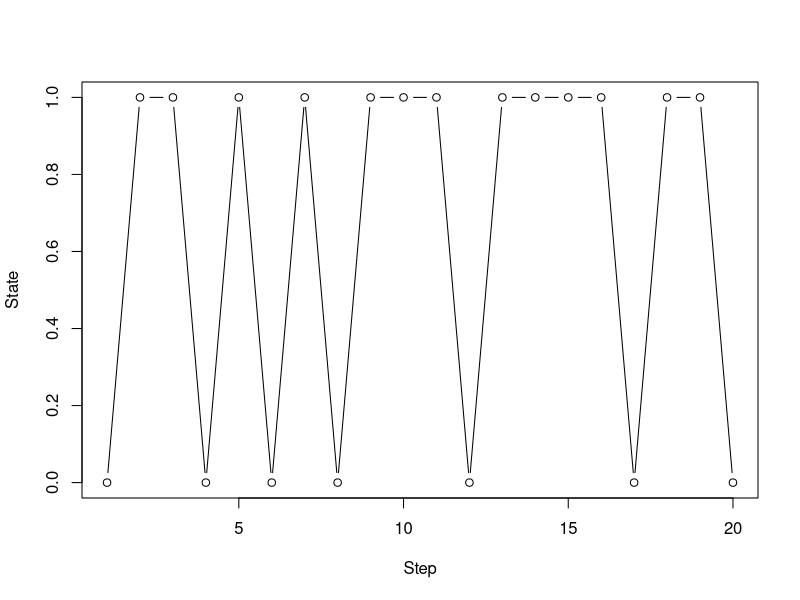
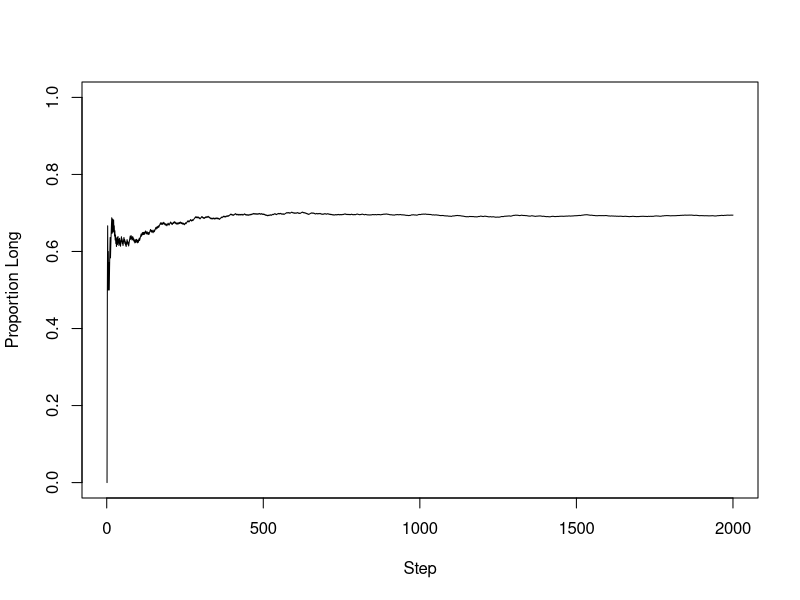
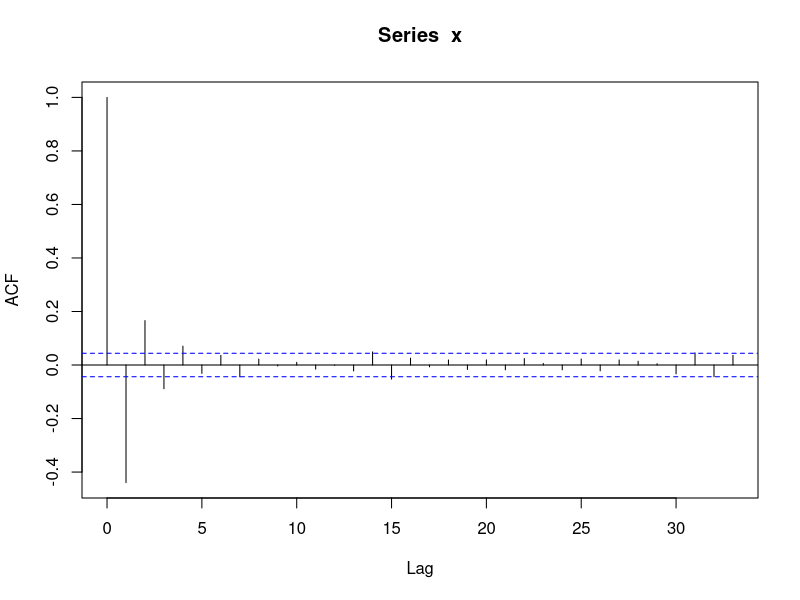
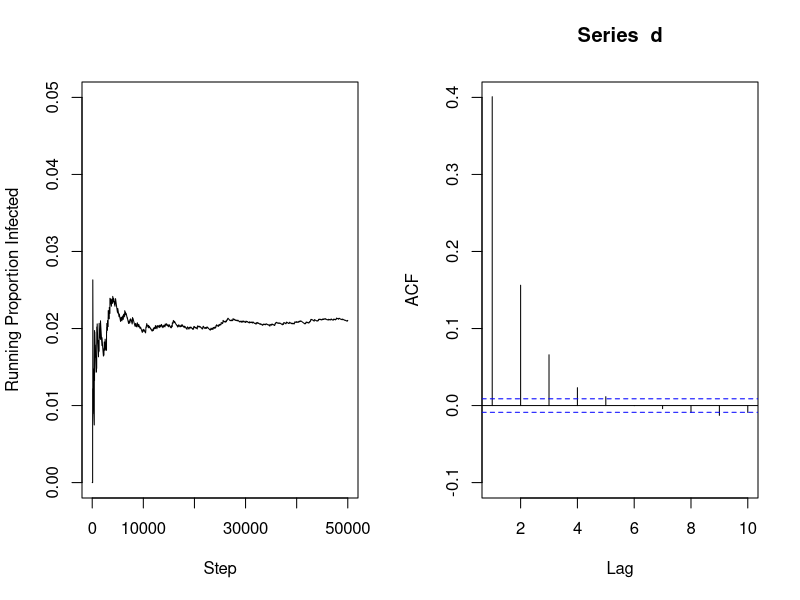

Here is the R script that generated these plots, in order:
### Suess & Trumbo
### Introduction to Probability 
### Simulation and Gibbs Sampling 
### with R
### Chapter 6


## Example 6.1

# Preliminaries
# set.seed(1237)
m = 2000;  n = 1:m;  x = numeric(m);  x[1] = 0
alpha = 1;  beta = 0.44

# Simulation
for (i in 2:m)
{
   if (x[i-1]==0)  x[i] = rbinom(1, 1, alpha)
   else            x[i] = rbinom(1, 1, 1 - beta)
}
y = cumsum(x)/n             # Running fractions of Long eruptions

# Results
y[m]       # Fraction of Long eruptions among m.  Same as: mean(x)
a = sum(x[1:(m-1)]==0 & x[2:m]==1);  a  # No. of cycles
m/a                                     # Average cycle length
plot(x[1:20], type="b", xlab="Step", ylab="State")  # Similar to Fig. 6.3

# ---- (New plot, similar to Fig. 6.4)
plot(y, type="l", ylim=c(0,1), xlab="Step", ylab="Proportion Long")

# ---- (New plot, similar to Fig. 6.5; additional output)
acf(x) # Autocorrelation plot
acf(x, plot=F) # Printed output



## Example 6.2

P = matrix(c(    0,   1,
                 .44, .56), nrow=2, ncol=2, byrow=T)
P
P2  = P %*% P;   P2
P4  = P2 %*% P2; P4
P8  = P4 %*% P4; P8
P16 = P8 %*% P8; P16



## Example 6.5

# set.seed(12)
m = 50000
eta = .99; theta = .97          # T|D
gamma = .4024;  delta = .9998   # D|T
d = numeric(m);  d[1] = 0       # vector of D's; start at 0
t = numeric (m)                 # vector of T's

for (n in 2:m)
{
  if (d[n-1]==1)  t[n-1] = rbinom(1, 1, eta)
    else          t[n-1] = rbinom(1, 1, 1 - theta)

  if (t[n-1]==1)    d[n] = rbinom(1, 1, gamma)
    else            d[n] = rbinom(1, 1, 1 - delta)
}

runprop = cumsum(d)/1:m         # vector of prevalences
mean(d[(m/2+1):m])              # Avg. prevalence after burn-in

par(mfrow=c(1,2))               # 2-panel plot, similar to Fig. 6.6
  plot(runprop, type="l", ylim=c(0,.05),
     xlab="Step", ylab="Running Proportion Infected")
  acf(d, ylim=c(-.1,.4), xlim=c(1,10))
par(mfrow=c(1,1))
acf(d, plot=F)

## ----------


## No code for problems in this chapter
